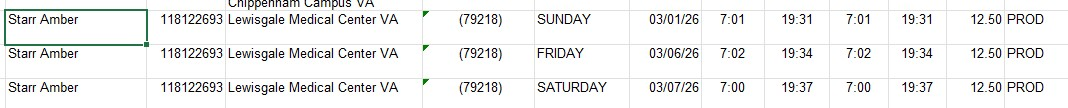
#> input picture Amber Starr HTR.jpg, 1068 x 108 px
$ python -i tes.py   (imports and definitions only)
#> lines starting #> are read from the running program, lines starting #| are printed output that depends on the picture; after the words box and inside, x2 and y2 are one past the last pixel; in counts of white or black regions, pixels touching at a corner belong together
#> further down, picture is the input picture: shape (108, 1068, 3); mean B, G, R 239.5, 239.9, 239.4
import cv2
import numpy as np
import os
import zipfile
import pytesseract
import re

# -----------------------------
# SET PATH (IMPORTANT)
# -----------------------------
pytesseract.pytesseract.tesseract_cmd = r'C:\Program Files\Tesseract-OCR\tesseract.exe'


# -----------------------------
# OCR FUNCTION
# -----------------------------
def extract_text(img):
    gray = cv2.cvtColor(img, cv2.COLOR_BGR2GRAY)

    # improve OCR (VERY IMPORTANT)
    gray = cv2.GaussianBlur(gray, (3, 3), 0)
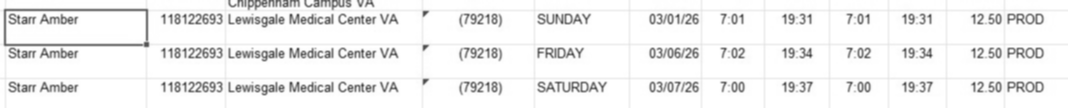
#> gray: shape (108, 1068); min 66, max 255, mean 239.8
    gray = cv2.threshold(gray, 0, 255, cv2.THRESH_BINARY + cv2.THRESH_OTSU)[1]
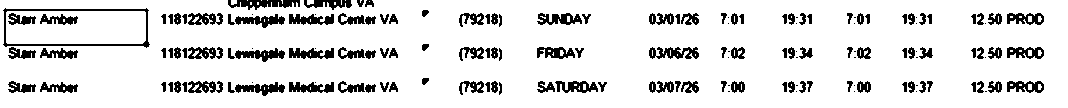
#> gray: shape (108, 1068); 87.9% white; 157 black regions (33 under 20 px), largest, box (x1, y1, x2, y2) and area: (3, 8, 150, 48) 735, (228, 0, 300, 10) 432, (649, 47, 699, 59) 379

#> (the run stopped early here; a loop or call above may not have finished)

$ run again, on Angelia Copes kr2.png
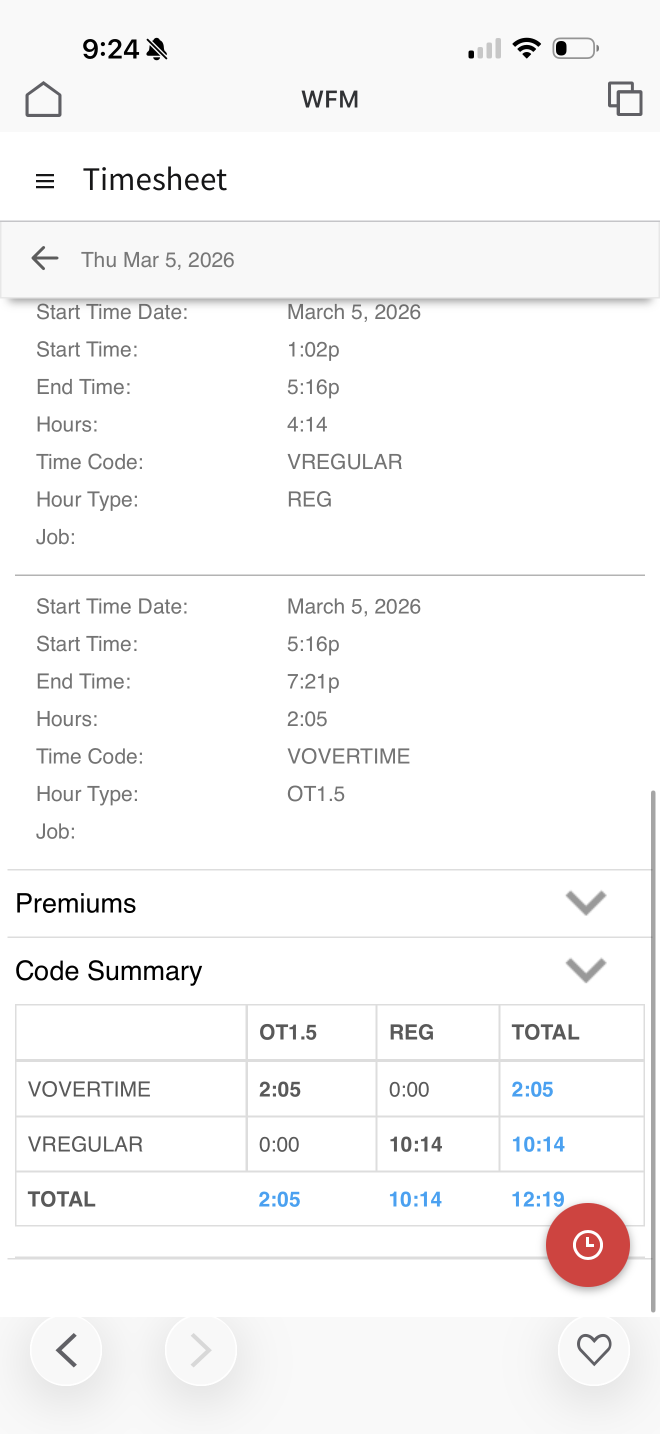
#> input picture Angelia Copes kr2.png, 1320 x 2868 px (shown at 1/2 size)
#> picture is the input picture: shape (2868, 1320, 3); mean B, G, R 247.5, 247.4, 248
#> in extract_text, `gray = cv2.threshold(gray, 0, 255, cv2.THRESH_BINARY + cv2.THRESH_OTSU..`:
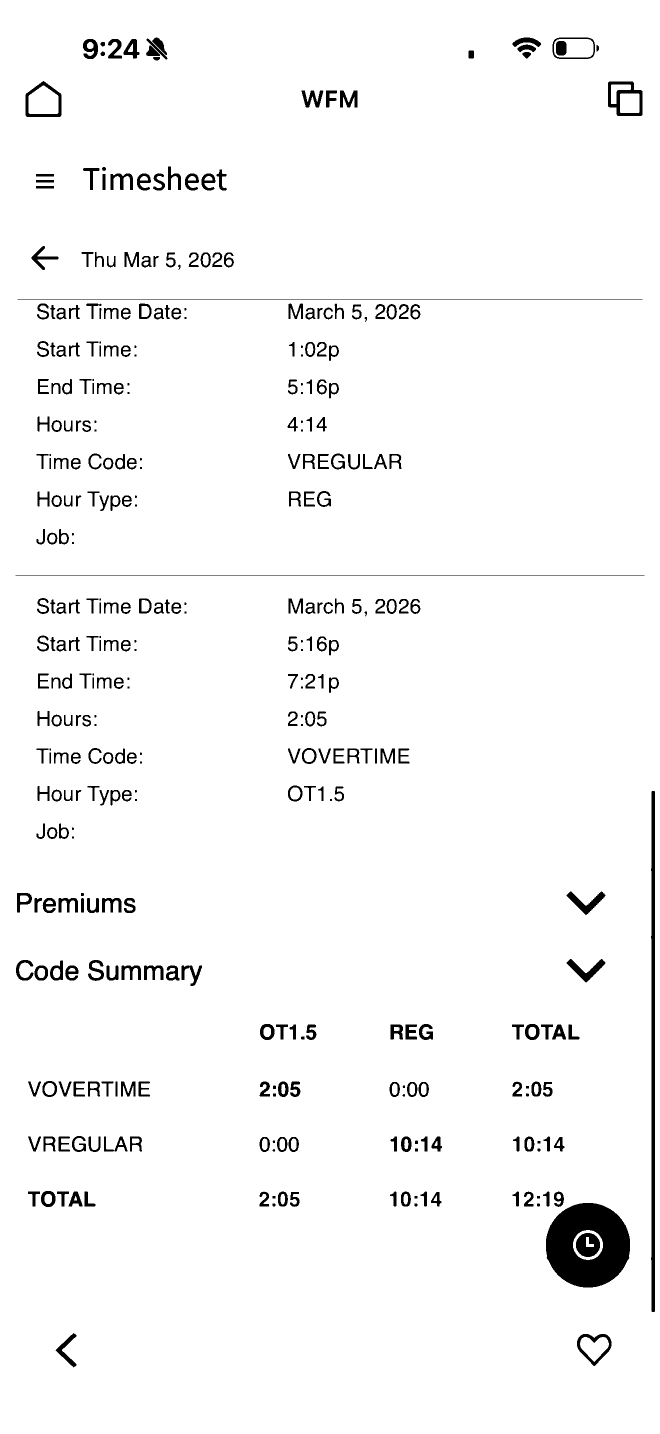
#> gray: shape (2868, 1320) (shown at 1/2 size); 96.7% white; 377 black regions (48 under 20 px), largest, box (x1, y1, x2, y2) and area: (1092, 2406, 1260, 2575) 19678, (1302, 1582, 1310, 2624) 7305, (1216, 163, 1285, 232) 1894
